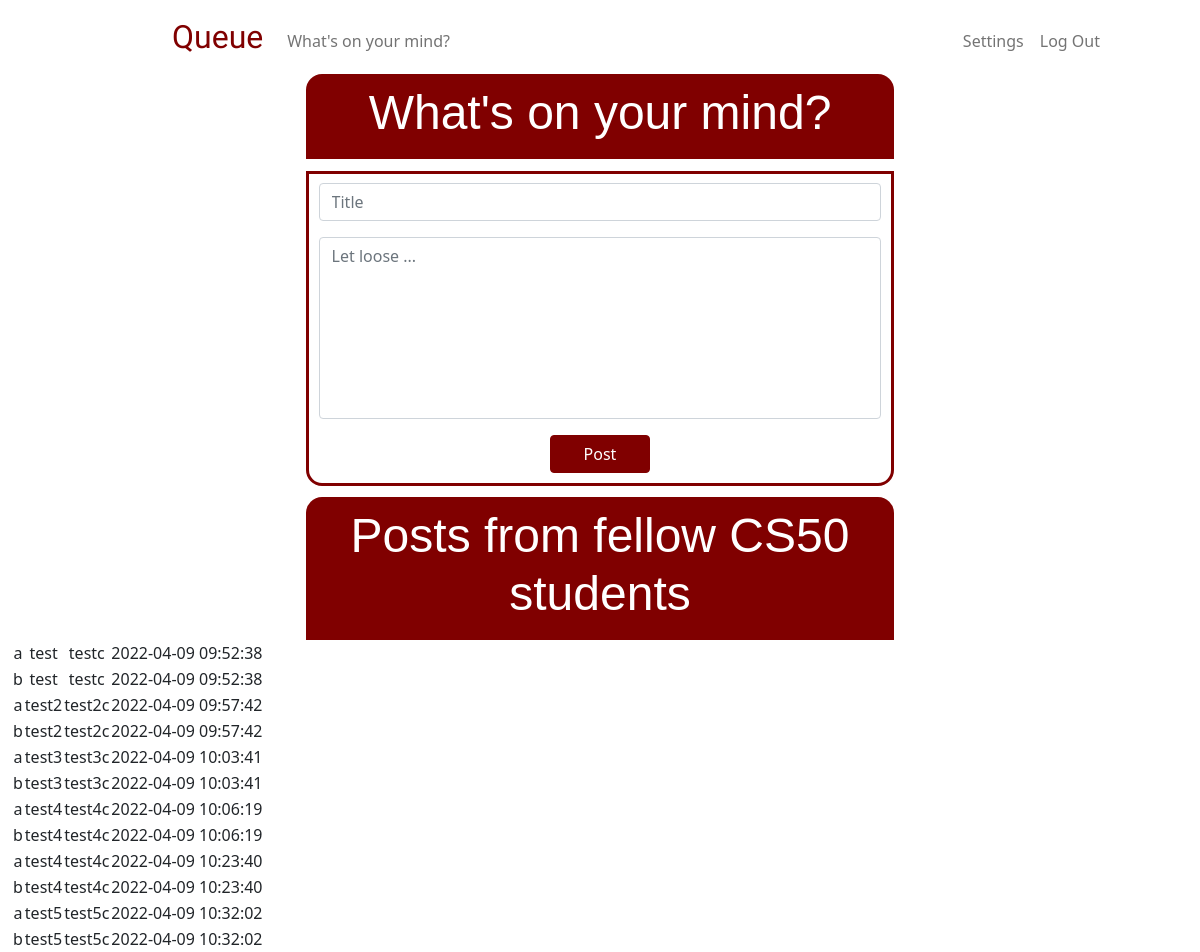
Page / (signed in) on the earlier database version.
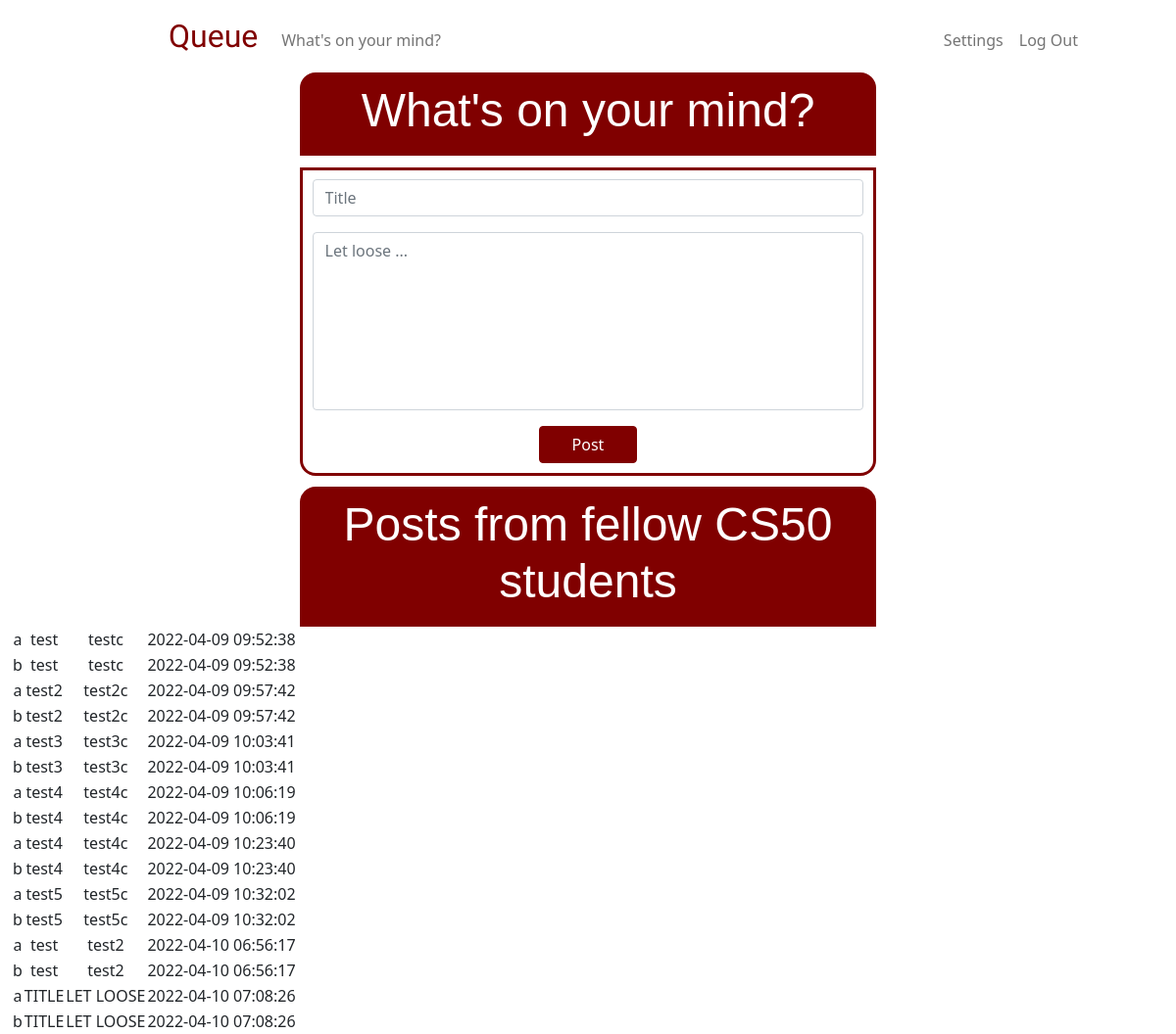
Same page on the later database version.
### tables this page shows
CREATE TABLE 'users' ('id' INTEGER PRIMARY KEY AUTOINCREMENT NOT NULL, 'username' TEXT NOT NULL, 'hash' INTEGER NOT NULL,'time' DATETIME NOT NULL DEFAULT CURRENT_DATE);

CREATE TABLE 'posts' ('id' INTEGER PRIMARY KEY NOT NULL, 'content' TEXT NOT NULL, 'time' DATETIME DEFAULT CURRENT_TIMESTAMP, title TEXT, 'user_id'  INTEGER NOT NULL  );

### app.py (the view)
@app.route("/", methods=["GET", "POST"])
@login_required
def home():
    if request.method == "POST":
        if not request.form.get("title"):
            return apology("must provide title", 400)
        elif not request.form.get("content"):
            return apology("Nothing is on your mind?", 400)
        else:
            title = request.form.get("title")
            content = request.form.get("content")
            db.execute("INSERT INTO posts (user_id, title, content) VALUES (?, ?, ?)", session["user_id"], title, content)
            posts = db.execute("SELECT * FROM posts")
            users = db.execute("SELECT * FROM USERS")
            return render_template("home.html", posts=posts, users=users)
    else:
        posts = db.execute("SELECT * FROM posts")
        users = db.execute("SELECT * FROM USERS")
        return render_template("home.html", posts=posts, users=users)

### helpers.py (called while the page is built)
def login_required(f):
    @wraps(f)
    def decorated_function(*args, **kwargs):
        if session.get("user_id") is None:
            return redirect("/login")
        return f(*args, **kwargs)
    return decorated_function

### templates/home.html (shortened to what this page needs)
{% extends "layout.html" %}
{% block main %}
    <div class="users-post-header">
        <h1> What's on your mind? </h1>
    </div>
    <div class="users-post-container">
        <form action="/" method="post">
            <div class="mb-3">
                <input class="form-control" id="title" name="title" placeholder="Title" type="text" >
            </div>
            <div class="mb-3">
                <textarea class="form-control" id="content" name="content" placeholder="Let loose ..." rows = "7" maxlength="500" style="resize: none"></textarea>
            </div>
            <button class="btn btn-primary" id="home-button" type="submit"> Post </button>
        </form>
    </div>
    <div class="others-post-header">
        <h1> Posts from fellow CS50 students </h1>
    </div>
        <table>
            <tbody>
                {% for post in posts %}
                {% for user in users %}
                    <tr>
                        <td> {{ user["username"] }}</td>
                        <td> {{ post["title"] }} </td>
                        <td> {{ post["content"] }} </td>
                        <td> {{ post["time"] }} </td>
                    </tr>
                {% endfor %}
                {% endfor %}
            </tbody>
        </table>
{% endblock %}

### templates/layout.html (shortened to what this page needs)
<!DOCTYPE html>
<html lang="en">
    <head>
        <link href="https://cdn.jsdelivr.net/npm/bootstrap@5.1.3/dist/css/bootstrap.min.css" rel="stylesheet">
        <link href="/static/styles.css" rel="stylesheet">
    </head>
    <body>
        <nav class="bg-light navbar navbar-expand-md navbar-light" id="white-bg">
            <div class="container-fluid">
                <a class="navbar-brand" href="/" id="logo">Queue</a>
                <div class="collapse navbar-collapse" id="navbar">
                    {% if session["user_id"] %}
                        <ul class="navbar-nav me-auto mt-2">
                            <li class="nav-item"><a class="nav-link" href="/quote">What's on your mind?</a></li>
                        </ul>
                        <ul class="navbar-nav ms-auto mt-2" id="rem5-right-padding">
                            <li class="nav-item"><a class="nav-link" href="/password">Settings</a></li>
                            <li class="nav-item"><a class="nav-link" href="/logout">Log Out</a></li>
                        </ul>
                    {% else %}
                        <ul class="navbar-nav ms-auto mt-1" id="rem5-right-padding">
                            <li class="nav-item"><a class="nav-link" href="/register">Register</a></li>
                            <li class="nav-item"><a class="nav-link" href="/login">Log In</a></li>
                        </ul>
                    {% endif %}
                </div>
            </div>
        </nav>
        <main class="container-fluid text-center">
            {% block main %}{% endblock %}
        </main>
    </body>
</html>

### static/styles.css (style rules this page uses)
#white-bg { background-color: white !important; }
nav .navbar-brand { font-size: xx-large; }
#logo { font-family: 'ZCOOL XiaoWei', serif; color: rgb(128, 0, 0); padding-left: 10rem; }
.users-post-header { background-color: rgb(128, 0, 0); color: rgb(255, 255, 255); margin-right: 25%; margin-left: 25%; padding: 0.6rem; text-align: center; border-radius: 1rem 1rem 0 0; }
.users-post-container { background-color: rgba(255, 255, 255, 0.9); border: solid; border-width: 3.5px; border-color: rgb(128, 0, 0); color: rgb(128, 0, 0); margin: 1% 25% 1% 25%; padding: 0.6rem; text-align: center; border-radius: 0 0 1rem 1rem; }
.others-post-header { background-color: rgb(128, 0, 0); color: rgb(255, 255, 255); margin-right: 25%; margin-left: 25%; padding: 0.6rem; text-align: center; border-radius: 1rem 1rem 0 0; }
#home-button { background-color: rgb(128, 0, 0); color: rgb(255, 255, 255); border-color: rgb(128, 0, 0); width:100px; font-size: 16px; }
#rem5-right-padding { padding-right: 5rem !important; }
h1 { font-family: 'Montserrat', sans-serif; font-size: 48px; }

Differences in the rows shown:
added posts: title "test", content "test2", time "2022-04-10 06:56:17", users (username "a"), users (username "b")
added posts: title "TITLE", content "LET LOOSE", time "2022-04-10 07:08:26", users (username "a"), users (username "b")
